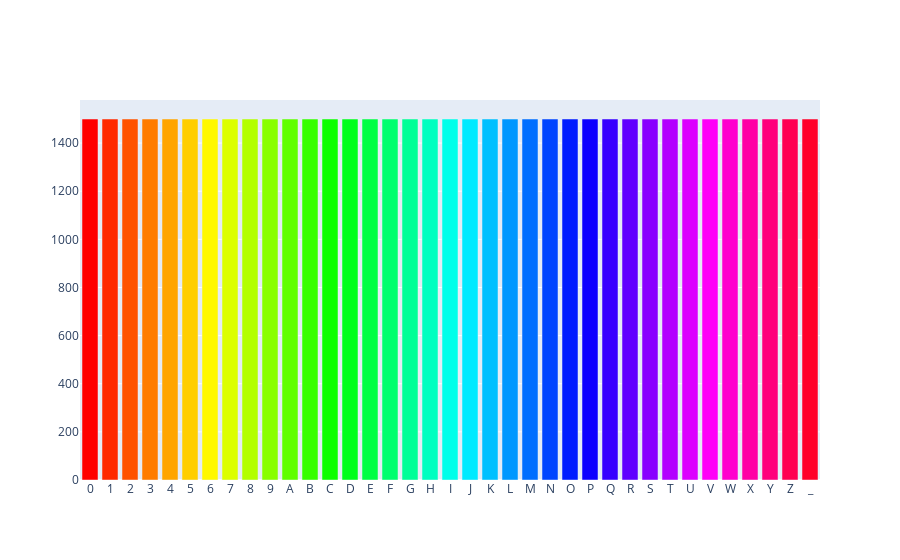

Write notebook code for a chart like this one.
### Markdown cell above
## **1. Distribusi Label**

### Code cell
# Get value counts of labels and sort by index
label_counts = img_df['label'].value_counts().sort_index()

# Number of colors needed
num_colors = len(label_counts)

# Generate equally spaced hues
hues = [i / num_colors for i in range(num_colors)]

# Convert hues to RGB colors
colors_rgb = [colorsys.hsv_to_rgb(hue, 1, 1) for hue in hues]

# Convert RGB colors to Plotly-compatible format
colors_plotly = ['rgb({}, {}, {})'.format(int(r * 255), int(g * 255), int(b * 255)) for r, g, b in colors_rgb]

# Create subplot grid
fig = go.Figure()

# Create bar chart trace with the specified colors
bar_chart = go.Bar(x=label_counts.index, 
                   y=label_counts.values,
                   marker=dict(color=colors_plotly),  # Assign colors to bars
                   name='Label Counts')       # Name for legend

# Add trace to subplot grid
fig.add_trace(bar_chart)

# Update layout to display legend
fig.update_layout(legend=dict(x=0, y=1, traceorder='normal', font=dict(family='sans-serif', size=12, color='black')))

# Display the figure
fig.show()

### Figure 1 — Plotly figure (JSON) as saved in the notebook; plotly's stock layout.template omitted (floating-point values rounded to 4 significant figures)
{"data": [{"marker": {"color": ["rgb(255, 0, 0)", "rgb(255, 41, 0)", "rgb(255, 82, 0)", "rgb(255, 124, 0)", "rgb(255, 165, 0)", "rgb(255, 206, 0)", "rgb(255, 248, 0)", "rgb(220, 255, 0)", "rgb(179, 255, 0)", "rgb(137, 255, 0)", "rgb(96, 255, 0)", "rgb(55, 255, 0)", "rgb(13, 255, 0)", "rgb(0, 255, 27)", "rgb(0, 255, 68)", "rgb(0, 255, 110)", "rgb(0, 255, 151)", "rgb(0, 255, 192)", "rgb(0, 255, 234)", "rgb(0, 234, 255)", "rgb(0, 192, 255)", "rgb(0, 151, 255)", "rgb(0, 110, 255)", "rgb(0, 68, 255)", "rgb(0, 27, 255)", "rgb(13, 0, 255)", "rgb(55, 0, 255)", "rgb(96, 0, 255)", "rgb(137, 0, 255)", "rgb(179, 0, 255)", "rgb(220, 0, 255)", "rgb(255, 0, 248)", "rgb(255, 0, 206)", "rgb(255, 0, 165)", "rgb(255, 0, 124)", "rgb(255, 0, 82)", "rgb(255, 0, 41)"]}, "name": "Label Counts", "type": "bar", "x": ["0", "1", "2", "3", "4", "5", "6", "7", "8", "9", "A", "B", "C", "D", "E", "F", "G", "H", "I", "J", "K", "L", "M", "N", "O", "P", "Q", "R", "S", "T", "U", "V", "W", "X", "Y", "Z", "_"], "y": [1500, 1500, 1500, 1500, 1500, 1500, 1500, 1500, 1500, 1500, 1500, 1500, 1500, 1500, 1500, 1500, 1500, 1500, 1500, 1500, 1500, 1500, 1500, 1500, 1500, 1500, 1500, 1500, 1500, 1500, 1500, 1500, 1500, 1500, 1500, 1500, 1500]}], "layout": {"legend": {"font": {"color": "black", "family": "sans-serif", "size": 12}, "traceorder": "normal", "x": 0, "y": 1}}}
